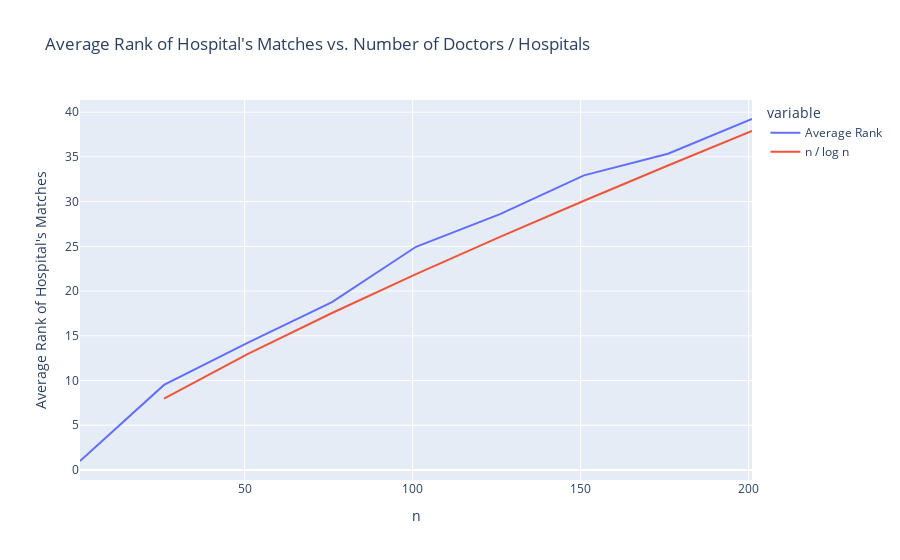

This figure's notebook cell:
### Code cell
hospitalRanksResults["Average Rank"] = hospitalRanksResults.mean(axis = 1)
hospitalRanksResults["n / log n"] = hospitalRanksResults.index / np.log(hospitalRanksResults.index)

display(hospitalRanksResults)

px.line(hospitalRanksResults[['Average Rank', 'n / log n']], title = "Average Rank of Hospital's Matches vs. Number of Doctors / Hospitals",
        labels = {"value": "Average Rank of Hospital's Matches"})

### Figure 1 — Plotly figure (JSON) as saved in the notebook; plotly's stock layout.template omitted (floating-point values rounded to 4 significant figures)
{"data": [{"hovertemplate": "variable=Average Rank<br>n=%{x}<br>Average Rank of Hospital's Matches=%{y}<extra></extra>", "legendgroup": "Average Rank", "line": {"color": "#636efa", "dash": "solid"}, "mode": "lines", "name": "Average Rank", "orientation": "v", "showlegend": true, "type": "scatter", "x": [1, 26, 51, 76, 101, 126, 151, 176, 201], "xaxis": "x", "y": [1, 9.508, 14.23, 18.77, 24.95, 28.6, 32.93, 35.36, 39.24], "yaxis": "y"}, {"hovertemplate": "variable=n / log n<br>n=%{x}<br>Average Rank of Hospital's Matches=%{y}<extra></extra>", "legendgroup": "n / log n", "line": {"color": "#EF553B", "dash": "solid"}, "mode": "lines", "name": "n / log n", "orientation": "v", "showlegend": true, "type": "scatter", "x": [1, 26, 51, 76, 101, 126, 151, 176, 201], "xaxis": "x", "y": [null, 7.98, 12.97, 17.55, 21.88, 26.05, 30.1, 34.04, 37.9], "yaxis": "y"}], "layout": {"legend": {"title": {"text": "variable"}, "tracegroupgap": 0}, "title": {"text": "Average Rank of Hospital's Matches vs. Number of Doctors / Hospitals"}, "xaxis": {"anchor": "y", "domain": [0, 1], "title": {"text": "n"}}, "yaxis": {"anchor": "x", "domain": [0, 1], "title": {"text": "Average Rank of Hospital's Matches"}}}}
